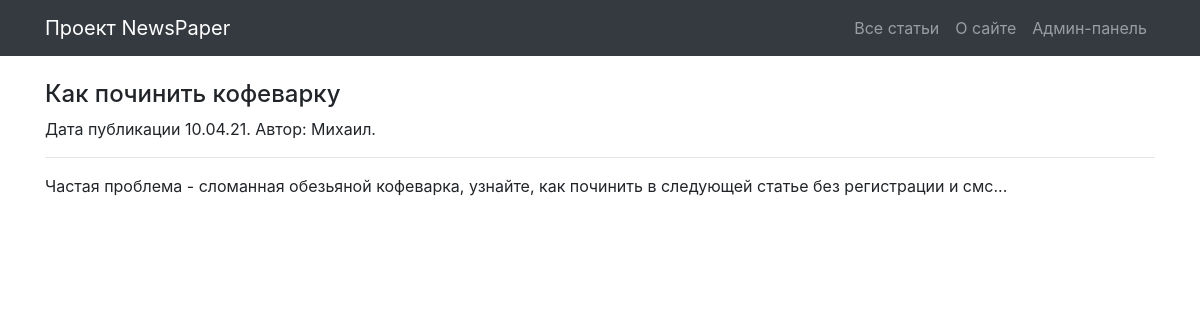
The app's page /news/9 with its own data.
### NewsPaper/models.py (models this page shows, shortened)
class Post(models.Model):
    category = models.ManyToManyField(Category, through='PostCategory')
    author = models.ForeignKey(Author, on_delete=models.CASCADE)
    post_type = models.CharField(max_length=10, choices=[(
        'AR', 'Article'), ('NE', 'News')], default='AR')
    datetime = models.DateTimeField(auto_now_add=True)
    title = models.CharField(max_length=256)
    text = models.TextField(blank=True)
    rating = models.IntegerField(default=0)
    class Meta:
        verbose_name = 'Пост'
        verbose_name_plural = 'Посты'

class Author(models.Model):
    user = models.OneToOneField(User, on_delete=models.CASCADE)
    author_rating = models.IntegerField(default=0)
    class Meta:
        verbose_name = 'Автор'
        verbose_name_plural = 'Авторы'
    def __str__(self):
        return self.user.username

### NewsPaper/views.py (the view)
# urls.py: path('<int:pk>', NewDetail.as_view()),
class NewDetail(DetailView):
    model = Post
    template_name = 'new.html'
    context_object_name = 'new'

### NewsPaper/templates/new.html (shortened to what this page needs)
{% extends 'flatpages/default.html' %}
{% block content %}
<h4>{{ new.title }}</h4>
<p>Дата публикации {{ new.datetime|date:'d.m.y' }}. Автор: {{ new.author }}.</p>
<hr>
{{ new.text }}
{% endblock content %}

### records on screen
Post: title "Как починить кофеварку", datetime "10.04.21", author "Михаил", text "Частая проблема - сломанная обезьяной кофеварка, узнайте, как починить в следующей статье без регистрации и смс..."
